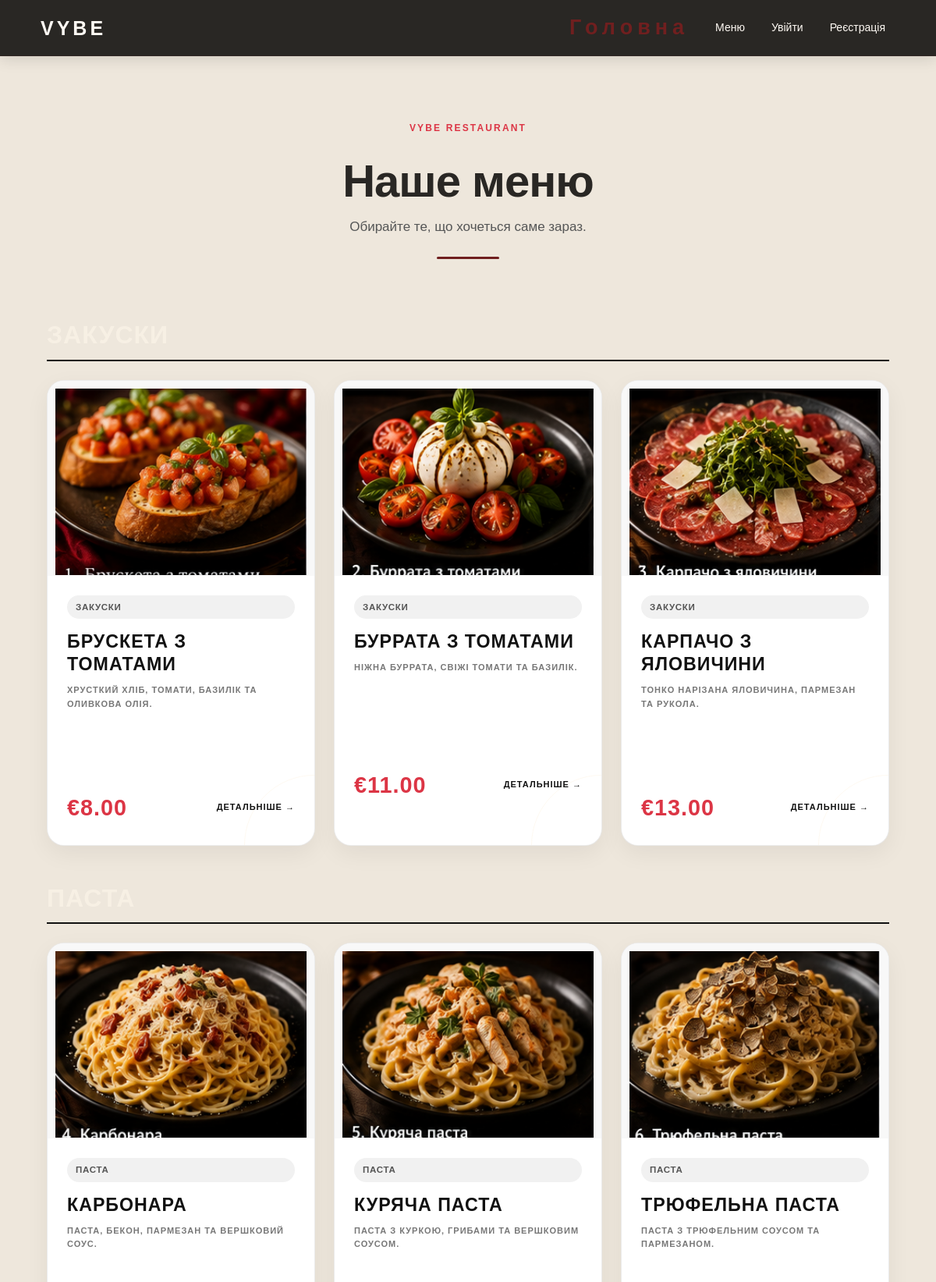
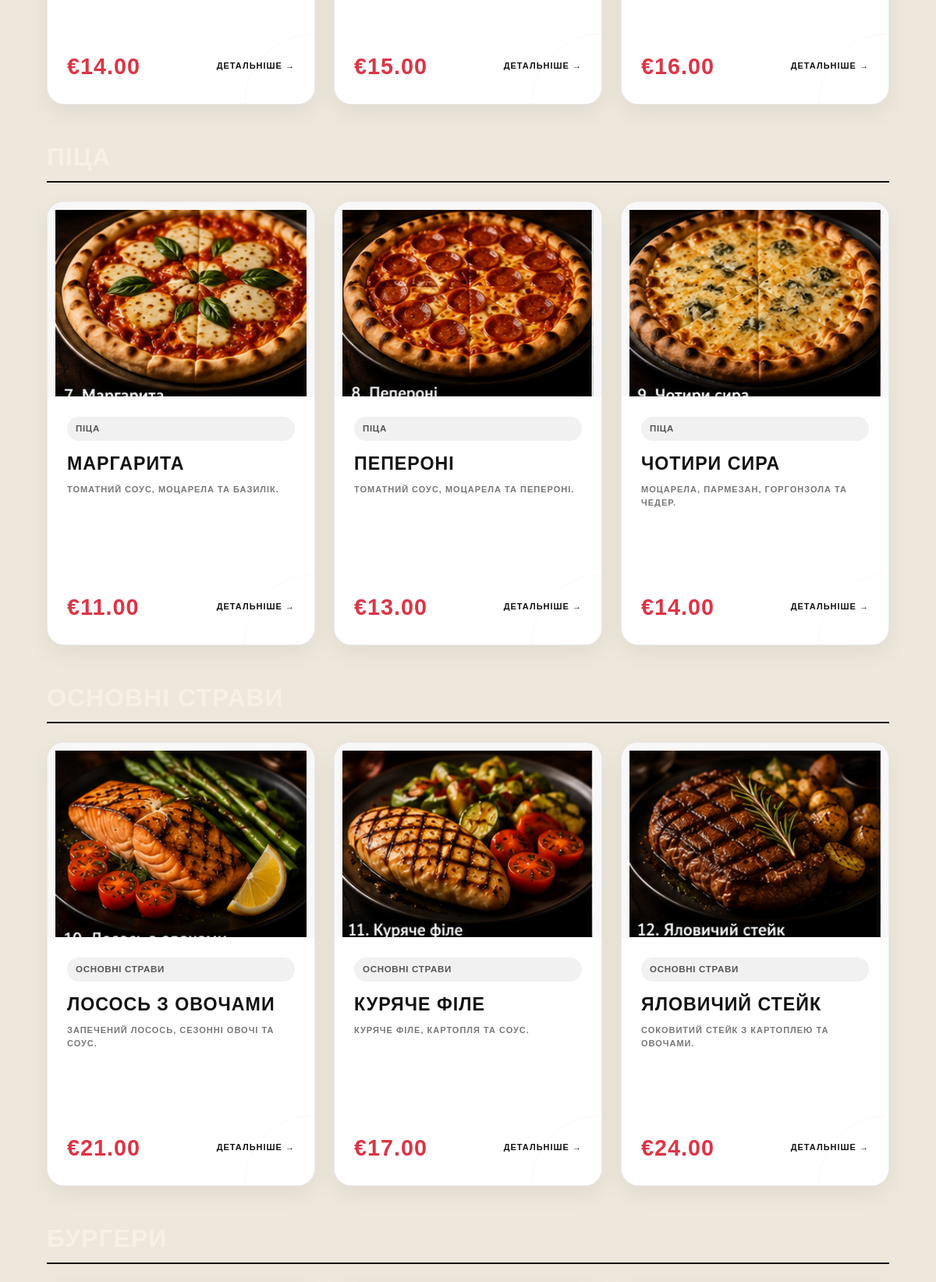
The page /menu (upper part) on the database its author committed (2 pictures, top to bottom).
### online_restauraunt.py (models this page shows)
class Dish(db.Model):
    id = db.Column(
        db.Integer,
        primary_key=True
    )
    name = db.Column(
        db.String(200),
        nullable=False
    )
    description = db.Column(
        db.Text,
        nullable=False
    )
    price = db.Column(
        db.Float,
        nullable=False
    )
    category = db.Column(
        db.String(100),
        nullable=False
    )
    image = db.Column(
        db.String(255),
        nullable=True
    )

### online_restauraunt.py (the view)
@app.route("/menu")
@cache.cached(timeout=300)
def menu():
    dishes = Dish.query.order_by(
        Dish.id
    ).all()
    categories = {}
    for dish in dishes:
        if dish.category not in categories:
            categories[dish.category] = []
        categories[dish.category].append(dish)
    return render_template(
        "menu.html",
        categories=categories
    )

### online_restauraunt.py (called while the page is built)
@app.context_processor
def inject_csrf_token():
    return {
        "csrf_token": get_csrf_token
    }

@app.before_request
def security_check():
    if request.method in {
        "POST",
        "PUT",
        "PATCH",
        "DELETE"
    }:
        validate_csrf()
        validate_origin()

### templates/menu.html (shortened to what this page needs)
{% extends "base.html" %}
{% block content %}
<section class="menu-page py-5">
    <div class="container">
        <div class="menu-header text-center mb-5">
            <span class="admin-label">
                VYBE RESTAURANT
            </span>
            <h1 class="display-3 fw-bold mt-3">
                Наше меню
            </h1>
            <p class="lead text-muted">
                Обирайте те, що хочеться саме зараз.
            </p>
        </div>
        {% for category, dishes in categories.items() %}
        <section class="menu-category mb-5">
            <div class="category-title mb-4">
                <h2>
                </h2>
            </div>
            <div class="row g-4">
                {% for dish in dishes %}
                <div class="col-12 col-md-6 col-xl-4">
                    <article class="menu-card h-100">
                        {% if dish.image %}
                        <div class="menu-image-wrapper">
                            <img
                                src="{{ url_for(
                                    'static',
                                    filename='images/uploads/' + dish.image
                                ) }}"
                                alt="{{ dish.name }}"
                                class="menu-card-image"
                            >
                        </div>
                        {% endif %}
                        <div class="menu-card-content">
                            <span class="menu-category-badge">
                                {{ dish.category }}
                            </span>
                            <h3>
                                {{ dish.name }}
                            </h3>
                            <p>
                                {{ dish.description }}
                            </p>
                            <div class="menu-card-bottom">
                                <strong class="menu-price">
                                    €{{ "%.2f"|format(dish.price) }}
                                </strong>
                                <a
                                    href="{{ url_for(
                                        'dish',
                                        dish_id=dish.id
                                    ) }}"
                                    class="menu-more"
                                >
                                    Детальніше →
                                </a>
                            </div>
                        </div>
                    </article>
                </div>
                {% endfor %}
            </div>
        </section>
        {% endfor %}
    </div>
</section>
{% endblock %}

### rows shown on the page
Dish: image (picture), category "ЗАКУСКИ", name "БРУСКЕТА З ТОМАТАМИ", description "ХРУСТКИЙ ХЛІБ, ТОМАТИ, БАЗИЛІК ТА ОЛИВКОВА ОЛІЯ.", price "8.00"
Dish: image (picture), category "ЗАКУСКИ", name "БУРРАТА З ТОМАТАМИ", description "НІЖНА БУРРАТА, СВІЖІ ТОМАТИ ТА БАЗИЛІК.", price "11.00"
Dish: image (picture), category "ЗАКУСКИ", name "КАРПАЧО З ЯЛОВИЧИНИ", description "ТОНКО НАРІЗАНА ЯЛОВИЧИНА, ПАРМЕЗАН ТА РУКОЛА.", price "13.00"
Dish: image (picture), category "ПАСТА", name "КАРБОНАРА", description "ПАСТА, БЕКОН, ПАРМЕЗАН ТА ВЕРШКОВИЙ СОУС.", price "14.00"
Dish: image (picture), category "ПАСТА", name "КУРЯЧА ПАСТА", description "ПАСТА З КУРКОЮ, ГРИБАМИ ТА ВЕРШКОВИМ СОУСОМ.", price "15.00"
Dish: image (picture), category "ПАСТА", name "ТРЮФЕЛЬНА ПАСТА", description "ПАСТА З ТРЮФЕЛЬНИМ СОУСОМ ТА ПАРМЕЗАНОМ.", price "16.00"
Dish: image (picture), category "ПІЦА", name "МАРГАРИТА", description "ТОМАТНИЙ СОУС, МОЦАРЕЛА ТА БАЗИЛІК.", price "11.00"
Dish: image (picture), category "ПІЦА", name "ПЕПЕРОНІ", description "ТОМАТНИЙ СОУС, МОЦАРЕЛА ТА ПЕПЕРОНІ.", price "13.00"
Dish: image (picture), category "ПІЦА", name "ЧОТИРИ СИРА", description "МОЦАРЕЛА, ПАРМЕЗАН, ГОРГОНЗОЛА ТА ЧЕДЕР.", price "14.00"
Dish: image (picture), category "ОСНОВНІ СТРАВИ", name "ЛОСОСЬ З ОВОЧАМИ", description "ЗАПЕЧЕНИЙ ЛОСОСЬ, СЕЗОННІ ОВОЧІ ТА СОУС.", price "21.00"
Dish: image (picture), category "ОСНОВНІ СТРАВИ", name "КУРЯЧЕ ФІЛЕ", description "КУРЯЧЕ ФІЛЕ, КАРТОПЛЯ ТА СОУС.", price "17.00"
Dish: image (picture), category "ОСНОВНІ СТРАВИ", name "ЯЛОВИЧИЙ СТЕЙК", description "СОКОВИТИЙ СТЕЙК З КАРТОПЛЕЮ ТА ОВОЧАМИ.", price "24.00"
